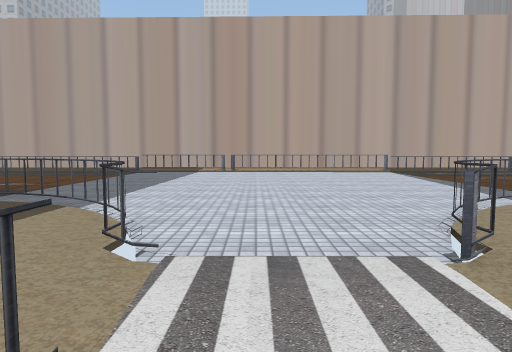
View 1 (above)

20 first-person views from a walk through a 3-D level made in the Unity game engine. The camera is 1.2 m above the floor, tilts 4° down and sees 75° across. The floor is counted in squares, 2 m on a side. Each view is taken from the middle of a square. On the plan, view 1 faces up. The plan holds only what a view shows up to about 10 squares ahead; the rest is blank. The place goes on beyond the plan. The player character is not drawn. Some surface patterns are stand-ins.

View 2
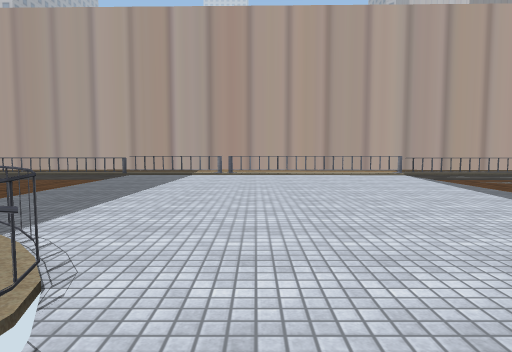

View 3
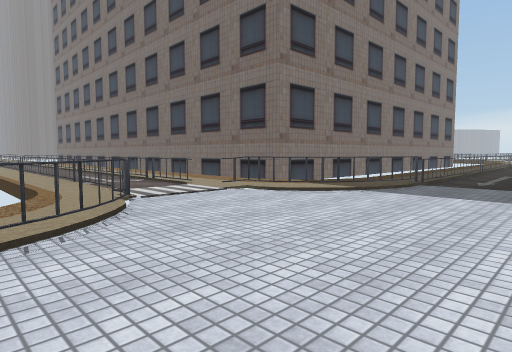

View 4
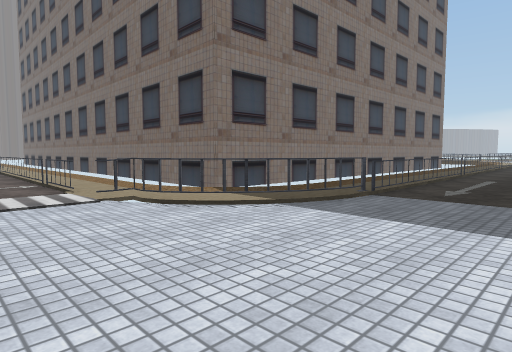

View 5
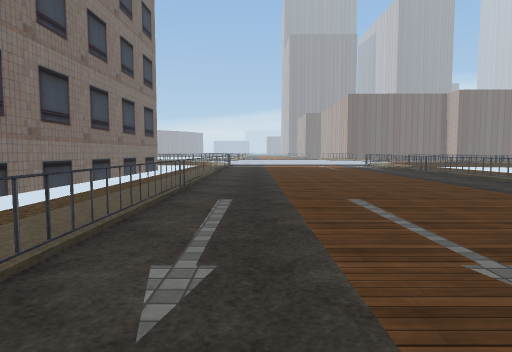

View 6
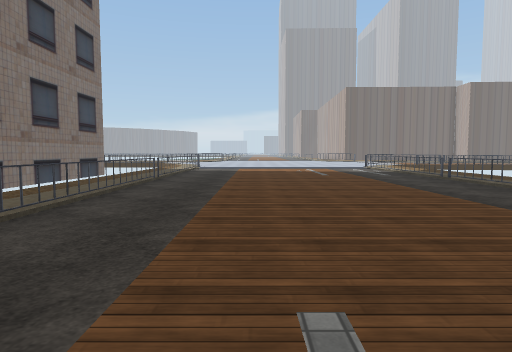

View 7
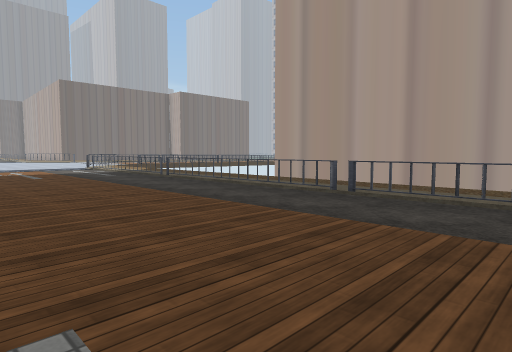

View 8
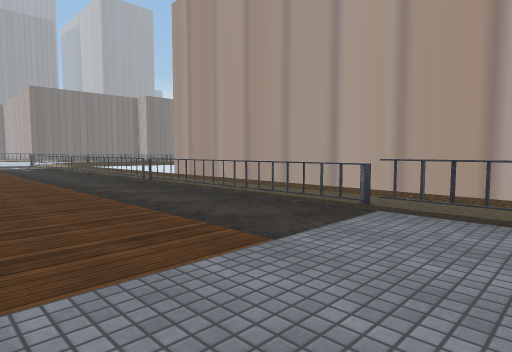

View 9
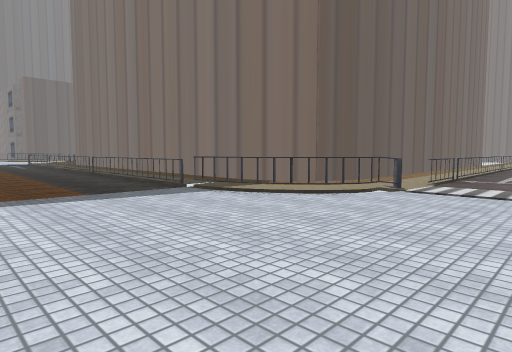

View 10
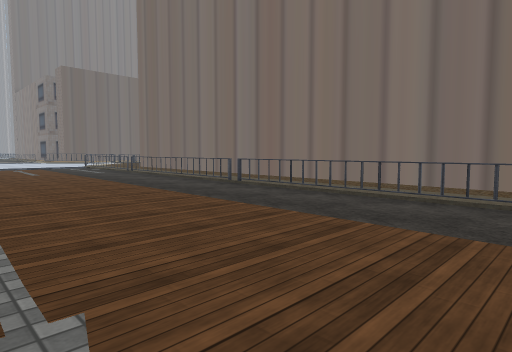

View 11
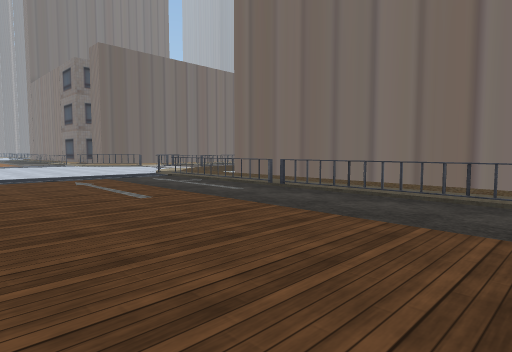

View 12
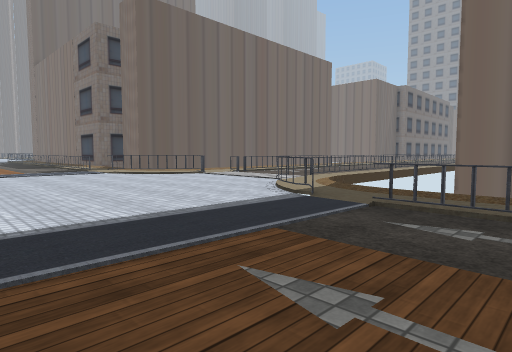

View 13
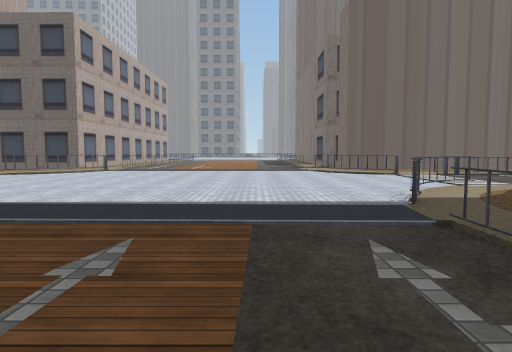

View 14
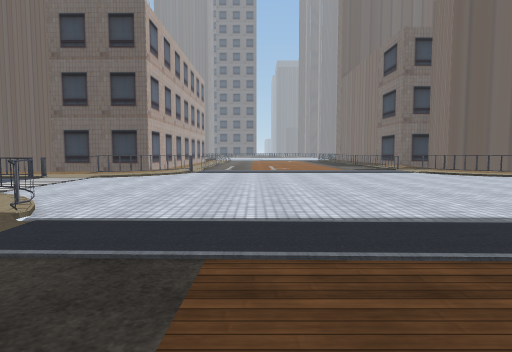

View 15
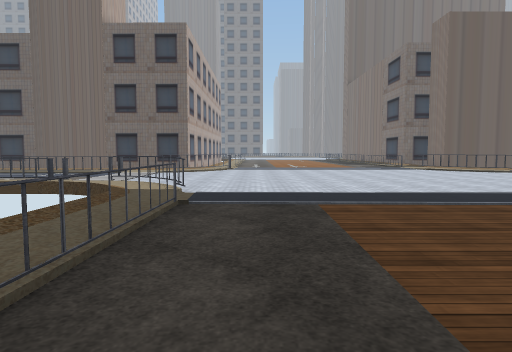

View 16
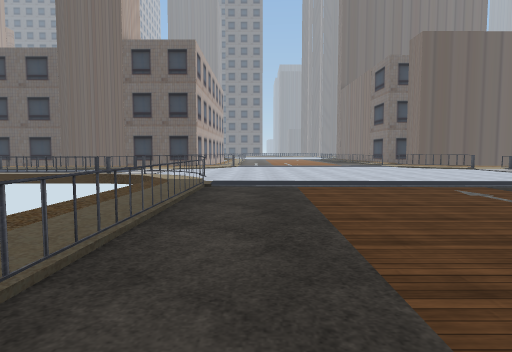

View 17
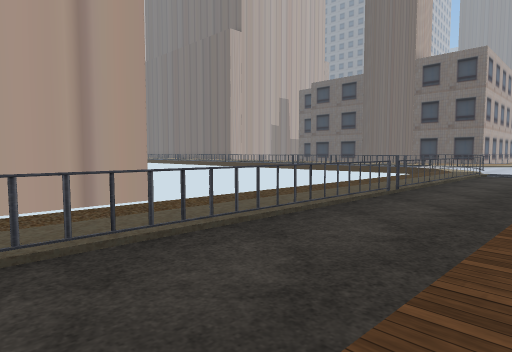

View 18
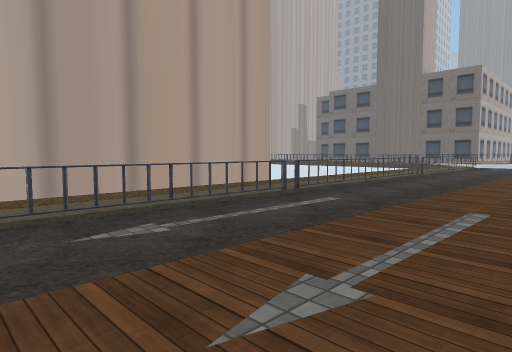

View 19
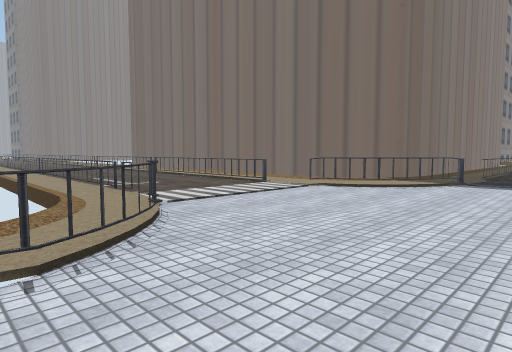

View 20
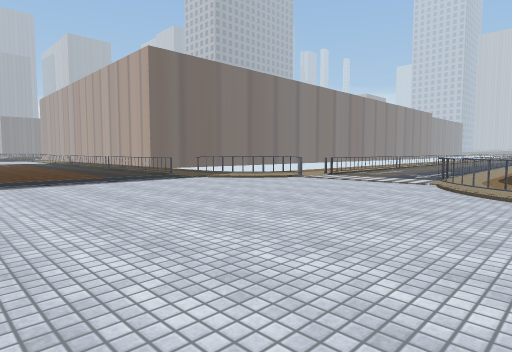

### Floor plan
Key: @ floor where view 1 was taken; # wall or solid block; x gap in a wall; . main floor; : floor 0.25 m higher than the main floor; = window, fence, low wall or low ledge.
Columns run from 16 left of view 1 to 26 right of it. Each row starts with its distance up from view 1.
 14                                      =..=
 13                                      x..x
 12                                      #..#
 11 ............####    ###            ###..##
 10 ============...######.============x#.....##
  9 ...........................................
  8 ...........................................
  7 ...........................................
  6 ...........................................
  5 ...........................................
  4 ==....=======#.....#===========# ..........
  3 ............:.##..##      ####====.#.....#x
  2                x.##          ##### ##...##
  1                x.x#                 ....#
  0                =@=                   =..x
 -1                =.=                   =..=
 -2                =.=                   =..=
 -3                =.=                   =..=
 -4                =.=                   =..=
 -5                =.=                    ..=
 -6                = =                     .=
 -7                                         =

Positions as (right, up) in squares from view 1, and headings:
1: (0, 0), facing up
2: (0, 1), facing up
3: (3, 6), facing down-left
4: (1, 6), facing down-left
5: (-3, 5), facing left
6: (-6, 6), facing left
7: (-6, 6), facing up-left
8: (-2, 7), facing up-left
9: (-1, 7), facing down-right
10: (4, 8), facing down-right
11: (10, 8), facing down-right
12: (16, 7), facing down-right
13: (15, 5), facing right
14: (16, 8), facing right
15: (14, 9), facing right
16: (12, 9), facing right
17: (8, 8), facing up-right
18: (4, 7), facing up-right
19: (26, 5), facing down-left
20: (26, 5), facing up-left
